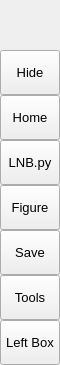
        <widget class="QFrame" name="leftMenuBg">
         <property name="minimumSize">
          <size>
           <width>60</width>
           <height>0</height>
          </size>
         </property>
         <property name="maximumSize">
          <size>
           <width>60</width>
           <height>16777215</height>
          </size>
         </property>
         <property name="frameShape">
          <enum>QFrame::NoFrame</enum>
         </property>
         <property name="frameShadow">
          <enum>QFrame::Raised</enum>
         </property>
         <layout class="QVBoxLayout" name="verticalLayout_3">
          <property name="spacing">
           <number>0</number>
          </property>
          <property name="leftMargin">
           <number>0</number>
          </property>
          <property name="topMargin">
           <number>0</number>
          </property>
          <property name="rightMargin">
           <number>0</number>
          </property>
          <property name="bottomMargin">
           <number>0</number>
          </property>
          <item>
           <widget class="QFrame" name="topLogoInfo">
            <property name="minimumSize">
             <size>
              <width>0</width>
              <height>50</height>
             </size>
            </property>
            <property name="maximumSize">
             <size>
              <width>16777215</width>
              <height>50</height>
             </size>
            </property>
            <property name="frameShape">
             <enum>QFrame::NoFrame</enum>
            </property>
            <property name="frameShadow">
             <enum>QFrame::Raised</enum>
            </property>
            <widget class="QLabel" name="titleLeftApp">
             <property name="geometry">
              <rect>
               <x>70</x>
               <y>8</y>
               <width>160</width>
               <height>20</height>
              </rect>
             </property>
             <property name="font">
              <font>
               <family>Segoe UI Semibold</family>
               <pointsize>12</pointsize>
               <weight>7</weight>
               <italic>false</italic>
               <bold>false</bold>
              </font>
             </property>
             <property name="text">
              <string>LNB-Analysis</string>
             </property>
             <property name="alignment">
              <set>Qt::AlignLeading|Qt::AlignLeft|Qt::AlignTop</set>
             </property>
            </widget>
            <widget class="QLabel" name="titleLeftDescription">
             <property name="geometry">
              <rect>
               <x>70</x>
               <y>27</y>
               <width>160</width>
               <height>16</height>
              </rect>
             </property>
             <property name="maximumSize">
              <size>
               <width>16777215</width>
               <height>16</height>
              </size>
             </property>
             <property name="font">
              <font>
               <family>Segoe UI</family>
               <pointsize>8</pointsize>
               <weight>50</weight>
               <italic>false</italic>
               <bold>false</bold>
              </font>
             </property>
             <property name="text">
              <string/>
             </property>
             <property name="alignment">
              <set>Qt::AlignLeading|Qt::AlignLeft|Qt::AlignTop</set>
             </property>
            </widget>
           </widget>
          </item>
          <item>
           <widget class="QFrame" name="leftMenuFrame">
            <property name="frameShape">
             <enum>QFrame::NoFrame</enum>
            </property>
            <property name="frameShadow">
             <enum>QFrame::Raised</enum>
            </property>
            <layout class="QVBoxLayout" name="verticalMenuLayout">
             <property name="spacing">
              <number>0</number>
             </property>
             <property name="leftMargin">
              <number>0</number>
             </property>
             <property name="topMargin">
              <number>0</number>
             </property>
             <property name="rightMargin">
              <number>0</number>
             </property>
             <property name="bottomMargin">
              <number>0</number>
             </property>
             <item>
              <widget class="QFrame" name="toggleBox">
               <property name="maximumSize">
                <size>
                 <width>16777215</width>
                 <height>45</height>
                </size>
               </property>
               <property name="frameShape">
                <enum>QFrame::NoFrame</enum>
               </property>
               <property name="frameShadow">
                <enum>QFrame::Raised</enum>
               </property>
               <layout class="QVBoxLayout" name="verticalLayout_4">
                <property name="spacing">
                 <number>0</number>
                </property>
                <property name="leftMargin">
                 <number>0</number>
                </property>
                <property name="topMargin">
                 <number>0</number>
                </property>
                <property name="rightMargin">
                 <number>0</number>
                </property>
                <property name="bottomMargin">
                 <number>0</number>
                </property>
                <item>
                 <widget class="QPushButton" name="toggleButton">
                  <property name="sizePolicy">
                   <sizepolicy hsizetype="Expanding" vsizetype="Fixed">
                    <horstretch>0</horstretch>
                    <verstretch>0</verstretch>
                   </sizepolicy>
                  </property>
                  <property name="minimumSize">
                   <size>
                    <width>0</width>
                    <height>45</height>
                   </size>
                  </property>
                  <property name="font">
                   <font>
                    <family>Segoe UI</family>
                    <pointsize>10</pointsize>
                    <weight>50</weight>
                    <italic>false</italic>
                    <bold>false</bold>
                   </font>
                  </property>
                  <property name="cursor">
                   <cursorShape>PointingHandCursor</cursorShape>
                  </property>
                  <property name="layoutDirection">
                   <enum>Qt::LeftToRight</enum>
                  </property>
                  <property name="styleSheet">
                   <string notr="true">background-image: url(:/icons/images/icons/icon_menu.png);</string>
                  </property>
                  <property name="text">
                   <string>Hide</string>
                  </property>
                 </widget>
                </item>
               </layout>
              </widget>
             </item>
             <item alignment="Qt::AlignTop">
              <widget class="QFrame" name="topMenu">
               <property name="frameShape">
                <enum>QFrame::NoFrame</enum>
               </property>
               <property name="frameShadow">
                <enum>QFrame::Raised</enum>
               </property>
               <layout class="QVBoxLayout" name="verticalLayout_8">
                <property name="spacing">
                 <number>0</number>
                </property>
                <property name="leftMargin">
                 <number>0</number>
                </property>
                <property name="topMargin">
                 <number>0</number>
                </property>
                <property name="rightMargin">
                 <number>0</number>
                </property>
                <property name="bottomMargin">
                 <number>0</number>
                </property>
                <item>
                 <widget class="QPushButton" name="btn_home">
                  <property name="sizePolicy">
                   <sizepolicy hsizetype="Expanding" vsizetype="Fixed">
                    <horstretch>0</horstretch>
                    <verstretch>0</verstretch>
                   </sizepolicy>
                  </property>
                  <property name="minimumSize">
                   <size>
                    <width>0</width>
                    <height>45</height>
                   </size>
                  </property>
                  <property name="font">
                   <font>
                    <family>Segoe UI</family>
                    <pointsize>10</pointsize>
                    <weight>50</weight>
                    <italic>false</italic>
                    <bold>false</bold>
                   </font>
                  </property>
                  <property name="cursor">
                   <cursorShape>PointingHandCursor</cursorShape>
                  </property>
                  <property name="layoutDirection">
                   <enum>Qt::LeftToRight</enum>
                  </property>
                  <property name="styleSheet">
                   <string notr="true">background-image: url(:/icons/images/icons/cil-home.png);</string>
                  </property>
                  <property name="text">
                   <string>Home</string>
                  </property>
                 </widget>
                </item>
                <item>
                 <widget class="QPushButton" name="btn_widgets">
                  <property name="sizePolicy">
                   <sizepolicy hsizetype="Expanding" vsizetype="Fixed">
                    <horstretch>0</horstretch>
                    <verstretch>0</verstretch>
                   </sizepolicy>
                  </property>
                  <property name="minimumSize">
                   <size>
                    <width>0</width>
                    <height>45</height>
                   </size>
                  </property>
                  <property name="font">
                   <font>
                    <family>Segoe UI</family>
                    <pointsize>10</pointsize>
                    <weight>50</weight>
                    <italic>false</italic>
                    <bold>false</bold>
                   </font>
                  </property>
                  <property name="cursor">
                   <cursorShape>PointingHandCursor</cursorShape>
                  </property>
                  <property name="layoutDirection">
                   <enum>Qt::LeftToRight</enum>
                  </property>
                  <property name="styleSheet">
                   <string notr="true">background-image: url(:/icons/images/icons/cil-calendar-check.png)</string>
                  </property>
                  <property name="text">
                   <string>LNB.py</string>
                  </property>
                 </widget>
                </item>
                <item>
                 <widget class="QPushButton" name="btn_new">
                  <property name="sizePolicy">
                   <sizepolicy hsizetype="Expanding" vsizetype="Fixed">
                    <horstretch>0</horstretch>
                    <verstretch>0</verstretch>
                   </sizepolicy>
                  </property>
                  <property name="minimumSize">
                   <size>
                    <width>0</width>
                    <height>45</height>
                   </size>
                  </property>
                  <property name="font">
                   <font>
                    <family>Segoe UI</family>
                    <pointsize>10</pointsize>
                    <weight>50</weight>
                    <italic>false</italic>
                    <bold>false</bold>
                   </font>
                  </property>
                  <property name="cursor">
                   <cursorShape>PointingHandCursor</cursorShape>
                  </property>
                  <property name="layoutDirection">
                   <enum>Qt::LeftToRight</enum>
                  </property>
                  <property name="styleSheet">
                   <string notr="true">background-image: url(:/icons/images/icons/cil-image1.png)</string>
                  </property>
                  <property name="text">
                   <string>Figure</string>
                  </property>
                 </widget>
                </item>
                <item>
                 <widget class="QPushButton" name="btn_save">
                  <property name="sizePolicy">
                   <sizepolicy hsizetype="Expanding" vsizetype="Fixed">
                    <horstretch>0</horstretch>
                    <verstretch>0</verstretch>
                   </sizepolicy>
                  </property>
                  <property name="minimumSize">
                   <size>
                    <width>0</width>
                    <height>45</height>
                   </size>
                  </property>
                  <property name="font">
                   <font>
                    <family>Segoe UI</family>
                    <pointsize>10</pointsize>
                    <weight>50</weight>
                    <italic>false</italic>
                    <bold>false</bold>
                   </font>
                  </property>
                  <property name="cursor">
                   <cursorShape>PointingHandCursor</cursorShape>
                  </property>
                  <property name="layoutDirection">
                   <enum>Qt::LeftToRight</enum>
                  </property>
                  <property name="styleSheet">
                   <string notr="true">background-image: url(:/icons/images/icons/cil-save.png)</string>
                  </property>
                  <property name="text">
                   <string>Save</string>
                  </property>
                 </widget>
                </item>
                <item>
                 <widget class="QPushButton" name="btn_exit">
                  <property name="sizePolicy">
                   <sizepolicy hsizetype="Expanding" vsizetype="Fixed">
                    <horstretch>0</horstretch>
                    <verstretch>0</verstretch>
                   </sizepolicy>
                  </property>
                  <property name="minimumSize">
                   <size>
                    <width>0</width>
                    <height>45</height>
                   </size>
                  </property>
                  <property name="font">
                   <font>
                    <family>Segoe UI</family>
                    <pointsize>10</pointsize>
                    <weight>50</weight>
                    <italic>false</italic>
                    <bold>false</bold>
                   </font>
                  </property>
                  <property name="cursor">
                   <cursorShape>PointingHandCursor</cursorShape>
                  </property>
                  <property name="layoutDirection">
                   <enum>Qt::LeftToRight</enum>
                  </property>
                  <property name="styleSheet">
                   <string notr="true">background-image:url(:/icons/images/icons/cil-briefcase.png)</string>
                  </property>
                  <property name="text">
                   <string>Tools</string>
                  </property>
                 </widget>
                </item>
               </layout>
              </widget>
             </item>
             <item alignment="Qt::AlignBottom">
              <widget class="QFrame" name="bottomMenu">
               <property name="frameShape">
                <enum>QFrame::NoFrame</enum>
               </property>
               <property name="frameShadow">
                <enum>QFrame::Raised</enum>
               </property>
               <layout class="QVBoxLayout" name="verticalLayout_9">
                <property name="spacing">
                 <number>0</number>
                </property>
                <property name="leftMargin">
                 <number>0</number>
                </property>
                <property name="topMargin">
                 <number>0</number>
                </property>
                <property name="rightMargin">
                 <number>0</number>
                </property>
                <property name="bottomMargin">
                 <number>0</number>
                </property>
                <item>
                 <widget class="QPushButton" name="toggleLeftBox">
                  <property name="sizePolicy">
                   <sizepolicy hsizetype="Expanding" vsizetype="Fixed">
                    <horstretch>0</horstretch>
                    <verstretch>0</verstretch>
                   </sizepolicy>
                  </property>
                  <property name="minimumSize">
                   <size>
                    <width>0</width>
                    <height>45</height>
                   </size>
                  </property>
                  <property name="font">
                   <font>
                    <family>Segoe UI</family>
                    <pointsize>10</pointsize>
                    <weight>50</weight>
                    <italic>false</italic>
                    <bold>false</bold>
                   </font>
                  </property>
                  <property name="cursor">
                   <cursorShape>PointingHandCursor</cursorShape>
                  </property>
                  <property name="layoutDirection">
                   <enum>Qt::LeftToRight</enum>
                  </property>
                  <property name="styleSheet">
                   <string notr="true">background-image: url(:/icons/images/icons/icon_settings.png);</string>
                  </property>
                  <property name="text">
                   <string>Left Box</string>
                  </property>
                 </widget>
                </item>
               </layout>
              </widget>
             </item>
            </layout>
           </widget>
          </item>
         </layout>
        </widget>
